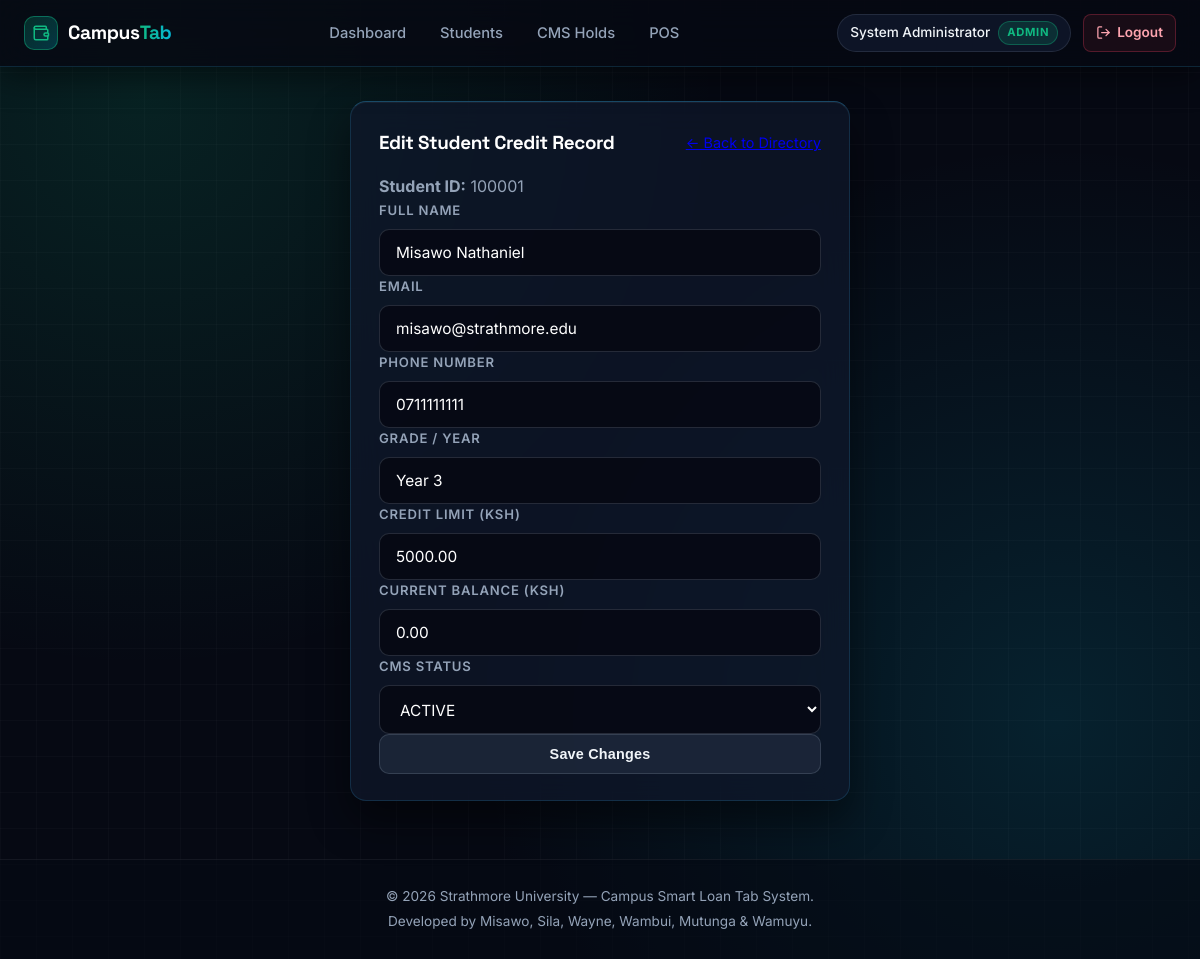
/modules/auth/student_edit.php?uid=2 (signed in), run on the app's committed database.
### tables this page shows
CREATE TABLE IF NOT EXISTS users (
    user_id INT AUTO_INCREMENT PRIMARY KEY,
    student_id VARCHAR(20) UNIQUE NOT NULL,
    full_name VARCHAR(100) NOT NULL,
    email VARCHAR(100) UNIQUE NOT NULL,
    phone VARCHAR(15),
    grade VARCHAR(20),
    role ENUM('STUDENT', 'VENDOR', 'ADMIN') DEFAULT 'STUDENT',
    credit_limit DECIMAL(10,2) DEFAULT 5000.00,
    current_balance DECIMAL(10,2) DEFAULT 0.00,
    account_status ENUM('ACTIVE', 'HELD', 'SUSPENDED') DEFAULT 'ACTIVE',
    pass VARCHAR(255) NOT NULL,
    created_at TIMESTAMP DEFAULT CURRENT_TIMESTAMP
);

### modules/auth/student_edit.php (the view, shortened to what this page needs)
<?php
require_once '../../config/db.php';
$uid = isset($_GET['uid']) ? (int)$_GET['uid'] : (int)($_POST['user_id'] ?? 0);
$stmt = $pdo->prepare("SELECT * FROM users WHERE user_id = ? AND role = 'STUDENT'");
$stmt->execute([$uid]);
$student = $stmt->fetch();
require_once '../../includes/header.php';
?>
<div style="max-width: 500px; margin: 0 auto;">
    <div class="card">
        <div style="display: flex; justify-content: space-between; align-items: center; margin-bottom: 1rem;">
            <h3 style="margin: 0;">Edit Student Credit Record</h3>
            <a href="student_view.php" style="font-size: 0.9rem;">&larr; Back to Directory</a>
        </div>
        <p style="color: var(--text-muted); margin-top: 0;">
            <strong>Student ID:</strong> <?= htmlspecialchars($student['student_id']) ?>
        </p>
        <form method="POST">
            <div class="form-group">
                <label>Full Name</label>
                <input type="text" name="full_name" value="<?= htmlspecialchars($_POST['full_name'] ?? $student['full_name']) ?>" required>
            </div>
            <div class="form-group">
                <label>Email</label>
                <input type="email" name="email" value="<?= htmlspecialchars($_POST['email'] ?? $student['email']) ?>" required>
            </div>
            <div class="form-group">
                <label>Phone Number</label>
                <input type="text" name="phone" value="<?= htmlspecialchars($_POST['phone'] ?? $student['phone']) ?>" required>
            </div>
            <div class="form-group">
                <label>Grade / Year</label>
                <input type="text" name="grade" value="<?= htmlspecialchars($_POST['grade'] ?? $student['grade']) ?>" required>
            </div>
            <div class="form-group">
                <label>Credit Limit (KSh)</label>
                <input type="number" step="0.01" min="0" name="credit_limit" value="<?= htmlspecialchars($_POST['credit_limit'] ?? $student['credit_limit']) ?>" required>
            </div>
            <div class="form-group">
                <label>Current Balance (KSh)</label>
                <input type="number" step="0.01" min="0" name="current_balance" value="<?= htmlspecialchars($_POST['current_balance'] ?? $student['current_balance']) ?>" required>
            </div>
            <div class="form-group">
                <label>CMS Status</label>
                <?php $selected_status = $_POST['account_status'] ?? $student['account_status']; ?>
                <select name="account_status">
                    <option value="ACTIVE" <?= $selected_status === 'ACTIVE' ? 'selected' : '' ?>>ACTIVE</option>
                </select>
            </div>
            <button type="submit" class="btn" style="width: 100%;">Save Changes</button>
        </form>
    </div>
</div>
<?php require_once '../../includes/footer.php'; ?>

### public/css/style.css (style rules this page uses)
:root { --bg-primary: #060913; --bg-secondary: #0d1324; --glass-bg: rgba(15, 23, 42, 0.74); --glass-border: rgba(56, 189, 248, 0.16); --neon-green: #10b981; --primary-hover: #34d399; --neon-cyan: #06b6d4; --neon-red: #f43f5e; --danger: #f43f5e; --warning: #f59e0b; --text-main: #f1f5f9; --text-muted: #94a3b8; }
*, *::before, *::after { box-sizing: border-box; margin: 0; padding: 0; }
body { font-family: 'Inter', system-ui, -apple-system, sans-serif; background-color: var(--bg-primary); background-image: radial-gradient(circle at 12% 10%, rgba(16, 185, 129, 0.14) 0%, transparent 42%), radial-gradient(circle at 88% 75%, rgba(6, 182, 212, 0.14) 0%, transparent 45%), linear-gradient(rgba(255, 255, 255, 0.02) 1px, transparent 1px), linear-gradient(90deg, rgba(255, 255, 255, 0.02) 1px, transparent 1px); background-size: 100% 100%, 100% 100%, 36px 36px, 36px 36px; color: var(--text-main); min-height: 100vh; display: flex; flex-direction: column; line-height: 1.6; }
h1, h2, h3 { font-family: 'Space Grotesk', 'Inter', sans-serif; letter-spacing: -0.02em; color: #ffffff; }
h3 { font-size: 1.18rem; }
.card { background: var(--glass-bg); backdrop-filter: blur(16px); -webkit-backdrop-filter: blur(16px); border: 1px solid var(--glass-border); border-top: 1px solid rgba(56, 189, 248, 0.32); border-radius: 16px; padding: 26px 28px; margin-bottom: 24px; box-shadow: 0 20px 40px rgba(0, 0, 0, 0.48), inset 0 1px 0 rgba(255, 255, 255, 0.05); }
.btn { display: inline-flex; align-items: center; justify-content: center; gap: 8px; padding: 11px 20px; border-radius: 10px; font-weight: 600; font-size: 0.9rem; letter-spacing: 0.2px; text-decoration: none; border: none; cursor: pointer; transition: all 0.22s ease; background: rgba(30, 41, 59, 0.85); color: var(--text-main); border: 1px solid rgba(148, 163, 184, 0.22); }
label { display: block; font-size: 0.82rem; font-weight: 600; text-transform: uppercase; letter-spacing: 0.06em; color: var(--text-muted); margin-bottom: 8px; }
input[type="text"], input[type="number"], input[type="email"], input[type="password"], select { width: 100%; padding: 13px 16px; background: rgba(6, 9, 19, 0.85); border: 1px solid rgba(148, 163, 184, 0.22); border-radius: 10px; color: #ffffff; font-size: 0.96rem; font-family: inherit; transition: all 0.22s ease; }

### data on the page
users: student "100001", full_name "Misawo Nathaniel", email "misawo@strathmore.edu", phone "0711111111", grade "Year 3", credit_limit "5000.00", current_balance "0.00", account_status "ACTIVE"

### other printed values
$_SESSION['full_name'] "System Administrator"
$role "ADMIN"
